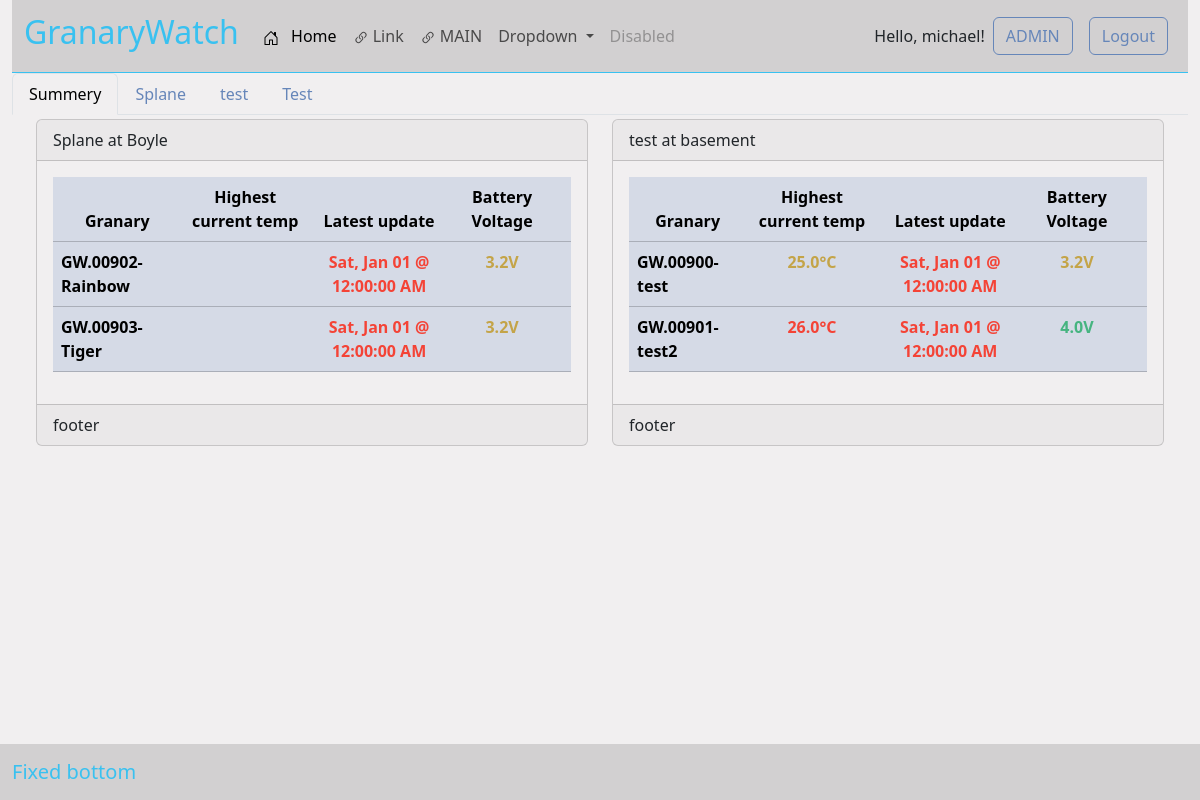
The app's page /main/ (signed in), older data.
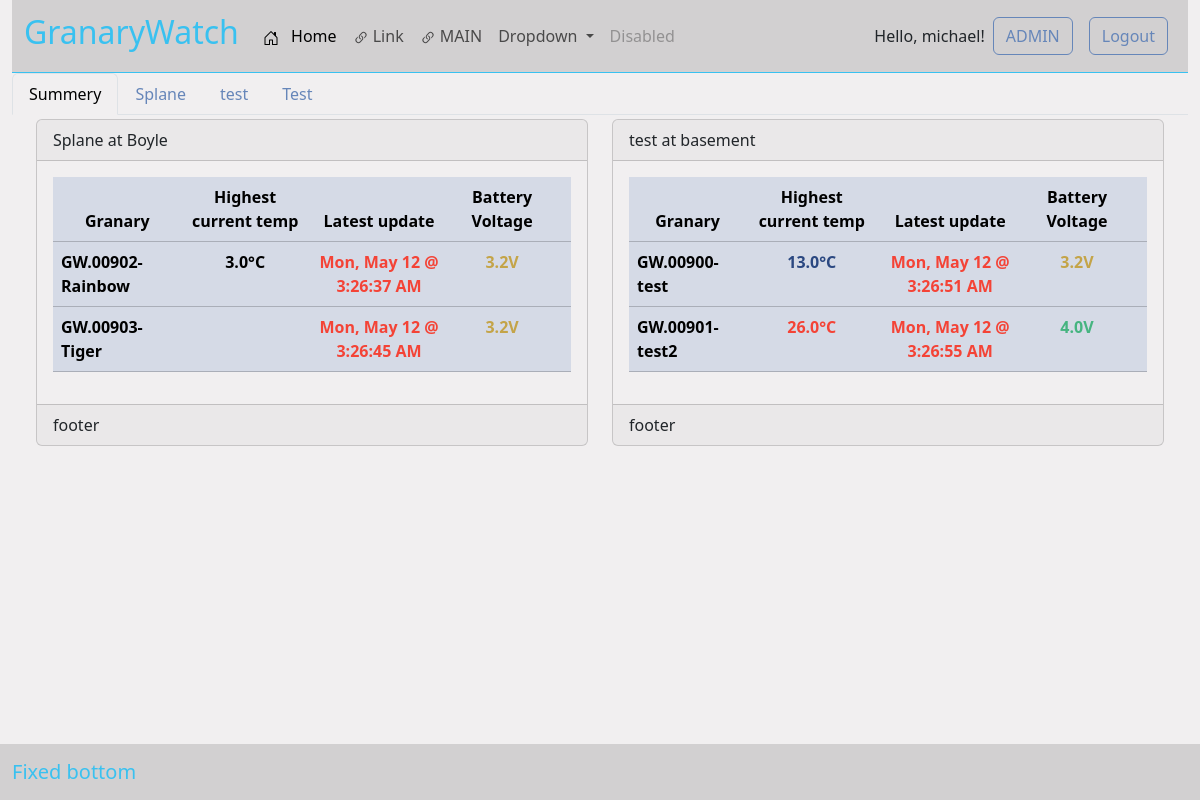
The same page, newer data.
### core/models.py (models this page shows, shortened)
class Chain(models.Model):
    ip = models.CharField(max_length=20, unique=True)
    description = models.CharField(max_length=100, blank = True)
    name = models.CharField(max_length=100, unique=True)
    latest_update = models.DateTimeField(default=datetime(2000, 1, 1, 0, 0))
    serial_number = models.CharField(max_length=20)
    farm = models.ForeignKey(Farm, on_delete=models.CASCADE)
    class Meta:
        ordering = ["name"]
    @property
    def battery_voltage(self):
        battery = Status.objects.filter(chain=self).order_by('-recorded').first()
        return battery.battery
    @property
    def highest_current_temp(self):
        try:
            sensors = Sensor.objects.filter(chain=self)
            higest_readings = Reading.objects.filter(sensor__chain=self).order_by('-recorded').first()
        except:
            print("no sensors")
            return None
        else:
            return higest_readings

class Reading(models.Model):
    ALARM_CHOICES = [(2, 'Cleared'), (1, 'In alarm'), (0, 'No alarm')]
    recorded = models.DateTimeField()
    sensor = models.ForeignKey(Sensor, on_delete=models.CASCADE)
    value = models.FloatField()
    alarm_state = models.IntegerField(choices=ALARM_CHOICES, default=0)
    class Meta:
        ordering = ["recorded"]

class Sensor(models.Model):
    wire1_id = models.CharField(max_length=100, unique=True)
    depth = models.IntegerField()
    chain = models.ForeignKey(Chain, on_delete=models.CASCADE)
    alarm = models.IntegerField(default = settings.DEFAULT_ALARM)
    class Meta:
        ordering = ["chain"]

class Status (models.Model):
    chain = models.ForeignKey(Chain, on_delete=models.CASCADE)
    battery = models.FloatField()
    recorded = models.DateTimeField(default=datetime(2000, 1, 1, 0, 0))
    internal_temp = models.FloatField()
    error_log = models.CharField(max_length=200, blank = True)
    debug_log = models.CharField(max_length=200, blank = True)
    class Meta:
        ordering = ["chain"]

### core/views.py (the view)
class Main(LoginRequiredMixin, TemplateView):
    template_name = "core/main.html"
    model = Farm
    def get_context_data(self, **kwargs):
        logged_in_user = self.request.user
        context = super().get_context_data(**kwargs)
        try:
            users_farms = logged_in_user.farms.all()
            context['farms'] = users_farms
            context['chains'] = Chain.objects.all()
        except Farm.DoesNotExist:
            context['farm'] = None  # Or some other appropriate value
            ic("No farm found for this user.")
            ic(logged_in_user)
        return context

### core/templatetags/displays.py (called while the page is built)
@register.simple_tag
def date_format(latest_update):
    if latest_update == datetime(2000, 1, 1, 0, 0):
        return ""
    else:
        now = timezone.now()
        time_difference = now - latest_update
        if time_difference > timedelta(hours=1):
            return mark_safe(f'<div class="text-danger">{latest_update.strftime("%a, %b %d @ %-I:%M:%S %p")}</div>')
        else:
            return mark_safe(f'<div class="text-success">{latest_update.strftime("%a, %b %d @ %-I:%M:%S %p")}</div>')

@register.simple_tag
def battery_voltage__html(voltage):
    if voltage == None:
        return ""
    if voltage > 3.6:
        return mark_safe(f'<div class="text-success">{round(voltage, 1)}V</div>')
    elif voltage < 3.6 and voltage > 3.1:
        return mark_safe(f'<div class="text-warning">{round(voltage, 1)}V</div>')
    else:
        return mark_safe(f'<div class="text-danger">{round(voltage, 1)}V</div>')

### core/templates/core/main.html (shortened to what this page needs)
{% extends 'core/base.html' %}
{% block content %}
  <div class="row">
    <div class="col-12">
      <ul class="nav nav-tabs">
        <li class="nav-item">
          <a class="nav-link my-custom-link active" data-bs-toggle="tab" role="tab" href="#SUMMERY">Summery</a>
        </li>
        {% for farm in farms %}
          <li class="nav-item">
            <a class="nav-link my-custom-link" data-bs-toggle="tab"  role="tab" href="#FARM{{ farm.name }}">{{ farm.name }}</a>
          </li>
        {% endfor %}
        <li class="nav-item">
          <a class="nav-link my-custom-link" data-bs-toggle="tab" role="tab" href="#TEST">Test</a>
        </li>
      </ul>
    </div>
  </div>
  <div class="container-fluid boarder">
    <div class="row">
      <div class="col-md-12  ">
        <div class="tab-content ">
          <div class="tab-pane container-fluid boarder fade show active" role="tabpanel" id="SUMMERY">
            {% include 'snippets/summery.html' %}
          </div>
        </div>
      </div>
    </div>
  </div>
{% endblock %}

### core/templates/snippets/summery.html
<div class="album py-1 ">
    <div class="row">
        {% for farm in farms %}
            <div class="col-md-6">
                <div class="card">
                    <div class="card-header boarder">
                        {{ farm.name}} at {{ farm.location }}
                    </div>
                    <div class="card-body boarder">
                        {% include "snippets/specific.html" %}
                    </div>
                    <div class="card-footer boarder">footer</div>
                </div>
            </div>
        {% endfor %}
    </div>
</div>

### core/templates/snippets/specific.html
{% load tz %}
{% load displays %}
<table class="table table-secondary table-hover">
  <thead>
    <tr>
      <th scope="col" class = "text-center">Granary</th>
      <th scope="col" class = "text-center">Highest current temp</th>
      <th scope="col" class = "text-center">Latest update</th>
      <th scope="col" class = "text-center">Battery Voltage</th>
      <th scope="col" class = "text-center"></th>
    </tr>
  </thead>
  <tbody>
    {% for chain in chains %}
        {% if chain.farm == farm %}
          <a href="{{ item.get_absolute_url }}" class="row-link">
            <tr>
                <th scope="row">{{ chain.serial_number }}-{{ chain.name }}</th>
                <td class = "text-center fw-bolder">
                    {% temp_text_colour__html chain.highest_current_temp.value chain.highest_current_temp.sensor.alarm chain.highest_current_temp.alarm_state %}
                </td>
                <td class = "text-center fw-bolder">
                    {% localtime on %}
                        {% date_format chain.latest_update %}
                    {% endlocaltime %}
                </td>
                <td class = "text-center fw-bolder">{% battery_voltage__html chain.battery_voltage %}</td>
                <td class = "text-center fw-bolder"></td>
            </tr>
          </a>
        {% endif %}
    {% endfor %}
  </tbody>
</table>

Row changes from the older to the newer data that the page shows:
changed Chain "GW.00902": id.alarm_state (not shown) → "3.0°C"; latest_update "Sat, Jan 01 @ 12:00:00 AM" → "Mon, May 12 @ 3:26:37 AM"
changed Chain "GW.00903": latest_update "Sat, Jan 01 @ 12:00:00 AM" → "Mon, May 12 @ 3:26:45 AM"
changed Chain "GW.00900": id.alarm_state "25.0°C" → "13.0°C"; latest_update "Sat, Jan 01 @ 12:00:00 AM" → "Mon, May 12 @ 3:26:51 AM"
changed Chain "GW.00901": latest_update "Sat, Jan 01 @ 12:00:00 AM" → "Mon, May 12 @ 3:26:55 AM"
